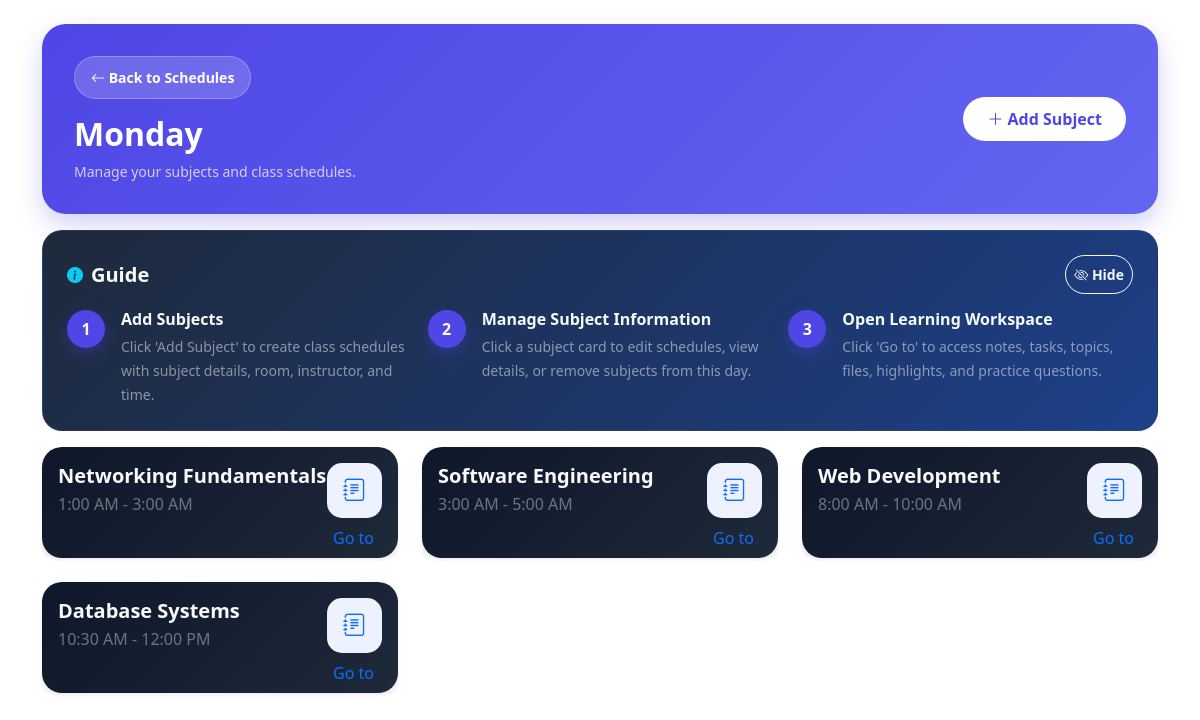
Page /dashboard/day_schedule.php?id=1 (signed in) on the committed database.
### tables this page shows
CREATE TABLE `schedule_days` (
  `id` int(11) NOT NULL,
  `user_id` int(11) NOT NULL,
  `day_name` varchar(20) NOT NULL
);

CREATE TABLE `schedules` (
  `id` int(11) NOT NULL,
  `day_id` int(11) NOT NULL,
  `subject_name` varchar(100) NOT NULL,
  `subject_code` varchar(50) DEFAULT NULL,
  `instructor` varchar(100) DEFAULT NULL,
  `units` int(11) DEFAULT 0,
  `start_time` time NOT NULL,
  `end_time` time NOT NULL,
  `room` varchar(100) DEFAULT NULL,
  `created_at` timestamp NOT NULL DEFAULT current_timestamp()
);

### dashboard/process_day_schedule.php (called while the page is built, shortened)
<?php
require '../includes/db.php';
$user_id = $_SESSION['user']['id'];
$day_id = (int) $_GET['id'];
$stmt = $conn->prepare("
    SELECT * FROM schedule_days
    WHERE id = ? AND user_id = ?
");
$stmt->bind_param("ii", $day_id, $user_id);
$stmt->execute();
$day = $stmt->get_result()->fetch_assoc();
$schedules = $conn->prepare("
    SELECT * FROM schedules
    WHERE day_id = ?
    ORDER BY start_time ASC
");
$schedules->bind_param("i", $day_id);
$schedules->execute();
$scheduleResult = $schedules->get_result();
?>

### dashboard/day_schedule.php (the view, shortened to what this page needs)
<?php
include 'process_day_schedule.php';
include '../includes/header.php';
?>
<link href="../assets/css/day_schedule.css" rel="stylesheet">
</head>
<body>
<div class="container py-4">
    <div class="welcome-card mb-3">
        <div class="row align-items-center g-4">
            <div class="col-12 col-lg-8">
                <a href="schedules.php"
                   class="btn btn-light btn-sm mb-3 rounded-pill px-3">
                    <i class="bi bi-arrow-left"></i>
                    Back to Schedules
                </a>
                <h2 class="fw-bold text-white mb-2">
                    <?= htmlspecialchars($day['day_name']); ?>
                </h2>
                <p class="text-light opacity-75 mb-0 small">
                    Manage your subjects and class schedules.
                </p>
            </div>
            <div class="col-12 col-lg-4 text-lg-end">
                <button class="btn btn-light fw-semibold rounded-pill px-4"
                        data-bs-toggle="modal"
                        data-bs-target="#addSubjectModal">
                    <i class="bi bi-plus-lg"></i>
                    Add Subject
                </button>
            </div>
        </div>
    </div>
    <div class="guide-card mb-3" id="guideCard">
        <div class="d-flex justify-content-between align-items-center mb-3">
            <div class="d-flex align-items-center gap-2">
                <i class="bi bi-info-circle-fill text-info"></i>
                <h5 class="fw-bold text-light mb-0">
                    Guide
                </h5>
            </div>
            <button class="btn btn-sm btn-outline-light rounded-pill p-2"
                    onclick="hideGuide()">
                <i class="bi bi-eye-slash"></i>
                Hide
            </button>
        </div>
        <div class="row g-3">
            <div class="col-md-4">
                <div class="guide-step">
                    <div class="guide-badge">
                        1
                    </div>
                    <div>
                        <h6 class="fw-semibold text-light mb-1">
                            Add Subjects
                        </h6>
                        <small class="text-light opacity-50">
                            Click &apos;Add Subject&apos; to create class schedules with subject details, room, instructor, and time.
                        </small>
                    </div>
                </div>
            </div>
            <div class="col-md-4">
                <div class="guide-step">
                    <div class="guide-badge">
                        2
                    </div>
                    <div>
                        <h6 class="fw-semibold text-light mb-1">
                            Manage Subject Information
                        </h6>
                        <small class="text-light opacity-50">
                            Click a subject card to edit schedules, view details, or remove subjects from this day.
                        </small>
                    </div>
                </div>
            </div>
            <div class="col-md-4">
                <div class="guide-step">
                    <div class="guide-badge">
                        3
                    </div>
                    <div>
                        <h6 class="fw-semibold text-light mb-1">
                            Open Learning Workspace
                        </h6>
                        <small class="text-light opacity-50">
                            Click &apos;Go to&apos; to access notes, tasks, topics, files, highlights, and practice questions.
                        </small>
                    </div>
                </div>
            </div>
        </div>
    </div>
    <div class="row g-4">
        <?php if ($scheduleResult->num_rows > 0): ?>
            <?php while ($subject = $scheduleResult->fetch_assoc()): ?>
                <div class="col-12 col-sm-4">
                    <div class="card border-0 shadow-sm subject-card h-100" data-bs-toggle="modal"
                         data-bs-target="#subjectModal<?= $subject['id']; ?>">
                        <div class="card-body m-0 pb-0">
                            <div class="d-flex justify-content-between align-items-center">
                                <div>
                                    <h5 class="fw-bold mb-1 text-light">
                                        <?= htmlspecialchars($subject['subject_name']); ?>
                                    </h5>
                                    <p class="text-secondary mb-0">
                                        <?= date("g:i A", strtotime($subject['start_time'])); ?>
                                        -
                                        <?= date("g:i A", strtotime($subject['end_time'])); ?>
                                    </p>
                                </div>
                                <div class="subject-icon m-0">
                                    <i class="bi bi-journal-text"></i>
                                </div>
                            </div>
                        </div>
                        <div class="card-footer border-0 m-0">
                            <div class="text-end">
                                <a href="subject.php?id=<?= $subject['id']; ?>" class="text-decoration-none me-2">Go to</a>
                            </div>
                        </div>
                    </div>
                </div>
            <?php endwhile; ?>
        <?php endif; ?>
    </div>
</div>
</body>
</html>

### assets/css/day_schedule.css (style rules this page uses)
.btn.rounded-pill { padding: 10px 14px; font-weight: 600; }
.subject-card { background: linear-gradient(135deg, #0f172a, #1e293b) !important; border-radius: 20px; transition: 0.2s ease; cursor:pointer; }
.subject-icon { width: 55px; height: 55px; border-radius: 15px; background: #eef2ff; color: #0d6efd; display: flex; align-items: center; justify-content: center; font-size: 1.4rem; }
.welcome-card { background: linear-gradient(135deg, #4f46e5, #6366f1); border-radius: 24px; padding: 2rem; box-shadow: 0 10px 25px rgba(79, 70, 229, 0.25); }
.welcome-card .btn-light { background: rgba(255,255,255,0.18); border: 1px solid rgba(255,255,255,0.25); color: #fff; transition: 0.2s ease; backdrop-filter: blur(6px); }
.welcome-card .btn-light.fw-semibold { background: #fff; color: #4f46e5; border: none; }
.guide-card { background: linear-gradient(135deg, #1e293b, #1d408a ); border-radius: 20px; padding: 1.5rem; border: 1px solid rgba(255,255,255,0.05); }
.guide-step { display: flex; gap: 1rem; align-items: flex-start; }
.guide-badge { width: 38px; height: 38px; border-radius: 50%; background: #4f46e5; color: #fff; font-weight: 700; display: flex; align-items: center; justify-content: center; flex-shrink: 0; box-shadow: 0 6px 16px rgba(79,70,229,0.35); }

### rows in the picture
schedule_days: day_name "Monday"
schedules: subject_name "Networking Fundamentals", start_time "1:00 AM", end_time "3:00 AM"
schedules: subject_name "Software Engineering", start_time "3:00 AM", end_time "5:00 AM"
schedules: subject_name "Web Development", start_time "8:00 AM", end_time "10:00 AM"
schedules: subject_name "Database Systems", start_time "10:30 AM", end_time "12:00 PM"
